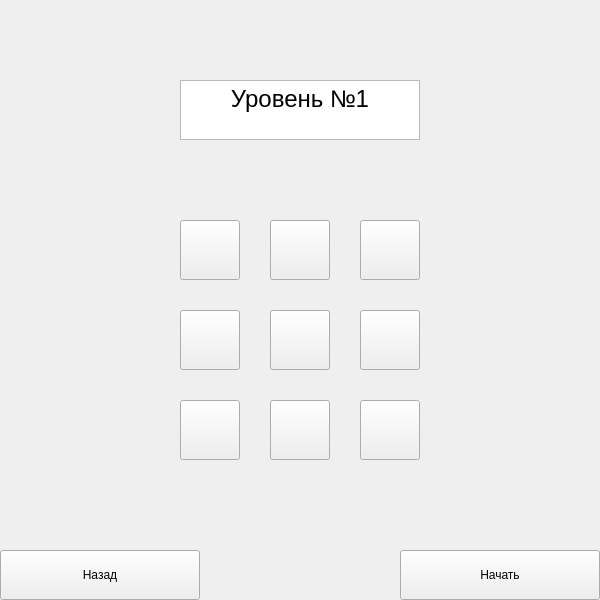
<?xml version="1.0" encoding="UTF-8"?>
<ui version="4.0">
 <class>Digits_Easy</class>
 <widget class="QWidget" name="Digits_Easy">
  <property name="geometry">
   <rect>
    <x>0</x>
    <y>0</y>
    <width>600</width>
    <height>600</height>
   </rect>
  </property>
  <property name="minimumSize">
   <size>
    <width>600</width>
    <height>600</height>
   </size>
  </property>
  <property name="maximumSize">
   <size>
    <width>600</width>
    <height>600</height>
   </size>
  </property>
  <property name="windowTitle">
   <string>Form</string>
  </property>
  <widget class="QPushButton" name="pushButton_1">
   <property name="geometry">
    <rect>
     <x>180</x>
     <y>220</y>
     <width>60</width>
     <height>60</height>
    </rect>
   </property>
   <property name="text">
    <string/>
   </property>
   <attribute name="buttonGroup">
    <string notr="true">buttonGroup</string>
   </attribute>
  </widget>
  <widget class="QPushButton" name="pushButton_4">
   <property name="geometry">
    <rect>
     <x>270</x>
     <y>220</y>
     <width>60</width>
     <height>60</height>
    </rect>
   </property>
   <property name="text">
    <string/>
   </property>
   <attribute name="buttonGroup">
    <string notr="true">buttonGroup</string>
   </attribute>
  </widget>
  <widget class="QPushButton" name="pushButton_7">
   <property name="geometry">
    <rect>
     <x>360</x>
     <y>220</y>
     <width>60</width>
     <height>60</height>
    </rect>
   </property>
   <property name="text">
    <string/>
   </property>
   <attribute name="buttonGroup">
    <string notr="true">buttonGroup</string>
   </attribute>
  </widget>
  <widget class="QPushButton" name="pushButton_5">
   <property name="geometry">
    <rect>
     <x>270</x>
     <y>310</y>
     <width>60</width>
     <height>60</height>
    </rect>
   </property>
   <property name="text">
    <string/>
   </property>
   <attribute name="buttonGroup">
    <string notr="true">buttonGroup</string>
   </attribute>
  </widget>
  <widget class="QPushButton" name="pushButton_8">
   <property name="geometry">
    <rect>
     <x>360</x>
     <y>310</y>
     <width>60</width>
     <height>60</height>
    </rect>
   </property>
   <property name="text">
    <string/>
   </property>
   <attribute name="buttonGroup">
    <string notr="true">buttonGroup</string>
   </attribute>
  </widget>
  <widget class="QPushButton" name="pushButton_2">
   <property name="geometry">
    <rect>
     <x>180</x>
     <y>310</y>
     <width>60</width>
     <height>60</height>
    </rect>
   </property>
   <property name="text">
    <string/>
   </property>
   <attribute name="buttonGroup">
    <string notr="true">buttonGroup</string>
   </attribute>
  </widget>
  <widget class="QPushButton" name="pushButton_3">
   <property name="geometry">
    <rect>
     <x>180</x>
     <y>400</y>
     <width>60</width>
     <height>60</height>
    </rect>
   </property>
   <property name="text">
    <string/>
   </property>
   <attribute name="buttonGroup">
    <string notr="true">buttonGroup</string>
   </attribute>
  </widget>
  <widget class="QPushButton" name="pushButton_9">
   <property name="geometry">
    <rect>
     <x>360</x>
     <y>400</y>
     <width>60</width>
     <height>60</height>
    </rect>
   </property>
   <property name="text">
    <string/>
   </property>
   <attribute name="buttonGroup">
    <string notr="true">buttonGroup</string>
   </attribute>
  </widget>
  <widget class="QPushButton" name="pushButton_6">
   <property name="geometry">
    <rect>
     <x>270</x>
     <y>400</y>
     <width>60</width>
     <height>60</height>
    </rect>
   </property>
   <property name="text">
    <string/>
   </property>
   <attribute name="buttonGroup">
    <string notr="true">buttonGroup</string>
   </attribute>
  </widget>
  <widget class="QTextEdit" name="textEdit">
   <property name="geometry">
    <rect>
     <x>180</x>
     <y>80</y>
     <width>240</width>
     <height>60</height>
    </rect>
   </property>
   <property name="html">
    <string>&lt;!DOCTYPE HTML PUBLIC &quot;-//W3C//DTD HTML 4.0//EN&quot; &quot;http://www.w3.org/TR/REC-html40/strict.dtd&quot;&gt;
&lt;html&gt;&lt;head&gt;&lt;meta name=&quot;qrichtext&quot; content=&quot;1&quot; /&gt;&lt;style type=&quot;text/css&quot;&gt;
p, li { white-space: pre-wrap; }
&lt;/style&gt;&lt;/head&gt;&lt;body style=&quot; font-family:'MS Shell Dlg 2'; font-size:7.8pt; font-weight:400; font-style:normal;&quot;&gt;
&lt;p align=&quot;center&quot; style=&quot; margin-top:0px; margin-bottom:0px; margin-left:0px; margin-right:0px; -qt-block-indent:0; text-indent:0px;&quot;&gt;&lt;span style=&quot; font-size:18pt;&quot;&gt;Уровень №1&lt;/span&gt;&lt;/p&gt;&lt;/body&gt;&lt;/html&gt;</string>
   </property>
  </widget>
  <widget class="QPushButton" name="pushButton_run">
   <property name="geometry">
    <rect>
     <x>400</x>
     <y>550</y>
     <width>200</width>
     <height>50</height>
    </rect>
   </property>
   <property name="text">
    <string>Начать</string>
   </property>
  </widget>
  <widget class="QPushButton" name="pushButton_back">
   <property name="geometry">
    <rect>
     <x>0</x>
     <y>550</y>
     <width>200</width>
     <height>50</height>
    </rect>
   </property>
   <property name="text">
    <string>Назад</string>
   </property>
  </widget>
  <widget class="QLabel" name="label">
   <property name="geometry">
    <rect>
     <x>520</x>
     <y>0</y>
     <width>75</width>
     <height>25</height>
    </rect>
   </property>
   <property name="text">
    <string/>
   </property>
  </widget>
 </widget>
 <resources/>
 <connections/>
 <buttongroups>
  <buttongroup name="buttonGroup"/>
 </buttongroups>
</ui>
